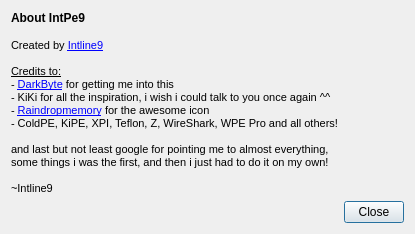
<?xml version="1.0" encoding="UTF-8"?>
<ui version="4.0">
 <class>aboutView</class>
 <widget class="QDialog" name="aboutView">
  <property name="geometry">
   <rect>
    <x>0</x>
    <y>0</y>
    <width>402</width>
    <height>231</height>
   </rect>
  </property>
  <property name="sizePolicy">
   <sizepolicy hsizetype="Preferred" vsizetype="Preferred">
    <horstretch>0</horstretch>
    <verstretch>0</verstretch>
   </sizepolicy>
  </property>
  <property name="windowTitle">
   <string>About</string>
  </property>
  <property name="windowIcon">
   <iconset resource="IntPe.qrc">
    <normaloff>:/Common/Resources/16ico.png</normaloff>:/Common/Resources/16ico.png</iconset>
  </property>
  <property name="layoutDirection">
   <enum>Qt::LeftToRight</enum>
  </property>
  <property name="sizeGripEnabled">
   <bool>false</bool>
  </property>
  <property name="modal">
   <bool>false</bool>
  </property>
  <layout class="QGridLayout" name="gridLayout">
   <item row="1" column="2">
    <widget class="QPushButton" name="pushButton">
     <property name="sizePolicy">
      <sizepolicy hsizetype="Preferred" vsizetype="Fixed">
       <horstretch>0</horstretch>
       <verstretch>0</verstretch>
      </sizepolicy>
     </property>
     <property name="maximumSize">
      <size>
       <width>60</width>
       <height>16777215</height>
      </size>
     </property>
     <property name="layoutDirection">
      <enum>Qt::LeftToRight</enum>
     </property>
     <property name="autoFillBackground">
      <bool>false</bool>
     </property>
     <property name="text">
      <string>Close</string>
     </property>
    </widget>
   </item>
   <item row="0" column="1">
    <widget class="QLabel" name="lCredits">
     <property name="text">
      <string>&lt;!DOCTYPE HTML PUBLIC &quot;-//W3C//DTD HTML 4.0//EN&quot; &quot;http://www.w3.org/TR/REC-html40/strict.dtd&quot;&gt;
&lt;html&gt;&lt;head&gt;&lt;meta name=&quot;qrichtext&quot; content=&quot;1&quot; /&gt;&lt;style type=&quot;text/css&quot;&gt;
p, li { white-space: pre-wrap; }
&lt;/style&gt;&lt;/head&gt;&lt;body style=&quot; font-family:'MS Shell Dlg 2'; font-size:8.25pt; font-weight:400; font-style:normal;&quot;&gt;
&lt;p style=&quot; margin-top:0px; margin-bottom:0px; margin-left:0px; margin-right:0px; -qt-block-indent:0; text-indent:0px;&quot;&gt;&lt;span style=&quot; font-size:9pt; font-weight:600;&quot;&gt;About IntPe9&lt;/span&gt;&lt;/p&gt;
&lt;p style=&quot;-qt-paragraph-type:empty; margin-top:0px; margin-bottom:0px; margin-left:0px; margin-right:0px; -qt-block-indent:0; text-indent:0px; font-size:9pt; font-weight:600;&quot;&gt;&lt;/p&gt;
&lt;p style=&quot; margin-top:0px; margin-bottom:0px; margin-left:0px; margin-right:0px; -qt-block-indent:0; text-indent:0px;&quot;&gt;&lt;span style=&quot; font-size:8pt;&quot;&gt;Created by &lt;/span&gt;&lt;a href=&quot;http://intline9.wordpress.com/&quot;&gt;&lt;span style=&quot; font-size:8pt; text-decoration: underline; color:#0000ff;&quot;&gt;Intline9&lt;/span&gt;&lt;/a&gt;&lt;/p&gt;
&lt;p style=&quot;-qt-paragraph-type:empty; margin-top:0px; margin-bottom:0px; margin-left:0px; margin-right:0px; -qt-block-indent:0; text-indent:0px; font-size:8pt;&quot;&gt;&lt;/p&gt;
&lt;p style=&quot; margin-top:0px; margin-bottom:0px; margin-left:0px; margin-right:0px; -qt-block-indent:0; text-indent:0px;&quot;&gt;&lt;span style=&quot; font-size:8pt; text-decoration: underline;&quot;&gt;Credits to:&lt;/span&gt;&lt;/p&gt;
&lt;p style=&quot; margin-top:0px; margin-bottom:0px; margin-left:0px; margin-right:0px; -qt-block-indent:0; text-indent:0px;&quot;&gt;&lt;span style=&quot; font-size:8pt;&quot;&gt;- &lt;/span&gt;&lt;a href=&quot;http://www.cheatengine.org/&quot;&gt;&lt;span style=&quot; font-size:8pt; text-decoration: underline; color:#0000ff;&quot;&gt;DarkByte&lt;/span&gt;&lt;/a&gt;&lt;span style=&quot; font-size:8pt;&quot;&gt; for getting me into this&lt;/span&gt;&lt;/p&gt;
&lt;p style=&quot; margin-top:0px; margin-bottom:0px; margin-left:0px; margin-right:0px; -qt-block-indent:0; text-indent:0px;&quot;&gt;&lt;span style=&quot; font-size:8pt;&quot;&gt;- KiKi for all the inspiration, i wish i could talk to you once again ^^&lt;/span&gt;&lt;/p&gt;
&lt;p style=&quot; margin-top:0px; margin-bottom:0px; margin-left:0px; margin-right:0px; -qt-block-indent:0; text-indent:0px;&quot;&gt;&lt;span style=&quot; font-size:8pt;&quot;&gt;- &lt;/span&gt;&lt;a href=&quot;http://raindropmemory.deviantart.com/&quot;&gt;&lt;span style=&quot; font-size:8pt; text-decoration: underline; color:#0000ff;&quot;&gt;Raindropmemory&lt;/span&gt;&lt;/a&gt;&lt;span style=&quot; font-size:8pt;&quot;&gt; for the awesome icon&lt;/span&gt;&lt;/p&gt;
&lt;p style=&quot; margin-top:0px; margin-bottom:0px; margin-left:0px; margin-right:0px; -qt-block-indent:0; text-indent:0px;&quot;&gt;&lt;span style=&quot; font-size:8pt;&quot;&gt;- ColdPE, KiPE, XPI, Teflon, Z, WireShark, WPE Pro and all others!&lt;/span&gt;&lt;/p&gt;
&lt;p style=&quot;-qt-paragraph-type:empty; margin-top:0px; margin-bottom:0px; margin-left:0px; margin-right:0px; -qt-block-indent:0; text-indent:0px; font-size:8pt;&quot;&gt;&lt;/p&gt;
&lt;p style=&quot; margin-top:0px; margin-bottom:0px; margin-left:0px; margin-right:0px; -qt-block-indent:0; text-indent:0px;&quot;&gt;&lt;span style=&quot; font-size:8pt;&quot;&gt;and last but not least google for pointing me to almost everything,&lt;/span&gt;&lt;/p&gt;
&lt;p style=&quot; margin-top:0px; margin-bottom:0px; margin-left:0px; margin-right:0px; -qt-block-indent:0; text-indent:0px;&quot;&gt;&lt;span style=&quot; font-size:8pt;&quot;&gt;some things i was the first, and then i just had to do it on my own!&lt;/span&gt;&lt;/p&gt;
&lt;p style=&quot;-qt-paragraph-type:empty; margin-top:0px; margin-bottom:0px; margin-left:0px; margin-right:0px; -qt-block-indent:0; text-indent:0px; font-size:8pt;&quot;&gt;&lt;/p&gt;
&lt;p style=&quot; margin-top:0px; margin-bottom:0px; margin-left:0px; margin-right:0px; -qt-block-indent:0; text-indent:0px;&quot;&gt;&lt;span style=&quot; font-size:8pt;&quot;&gt;~Intline9&lt;/span&gt;&lt;/p&gt;&lt;/body&gt;&lt;/html&gt;</string>
     </property>
     <property name="textFormat">
      <enum>Qt::RichText</enum>
     </property>
     <property name="alignment">
      <set>Qt::AlignLeading|Qt::AlignLeft|Qt::AlignTop</set>
     </property>
     <property name="margin">
      <number>0</number>
     </property>
     <property name="openExternalLinks">
      <bool>true</bool>
     </property>
    </widget>
   </item>
   <item row="0" column="2">
    <widget class="QLabel" name="lLogo">
     <property name="maximumSize">
      <size>
       <width>62</width>
       <height>16777215</height>
      </size>
     </property>
     <property name="text">
      <string/>
     </property>
     <property name="textFormat">
      <enum>Qt::PlainText</enum>
     </property>
     <property name="pixmap">
      <pixmap resource="IntPe.qrc">:/Common/Resources/logo.png</pixmap>
     </property>
     <property name="scaledContents">
      <bool>false</bool>
     </property>
     <property name="alignment">
      <set>Qt::AlignRight|Qt::AlignTop|Qt::AlignTrailing</set>
     </property>
     <property name="textInteractionFlags">
      <set>Qt::NoTextInteraction</set>
     </property>
    </widget>
   </item>
  </layout>
 </widget>
 <resources>
  <include location="IntPe.qrc"/>
 </resources>
 <connections>
  <connection>
   <sender>pushButton</sender>
   <signal>clicked()</signal>
   <receiver>aboutView</receiver>
   <slot>hide()</slot>
   <hints>
    <hint type="sourcelabel">
     <x>335</x>
     <y>250</y>
    </hint>
    <hint type="destinationlabel">
     <x>281</x>
     <y>250</y>
    </hint>
   </hints>
  </connection>
 </connections>
</ui>
